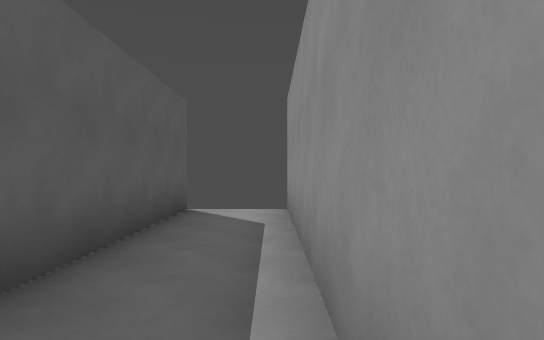
[1] (above)

15 first-person views from a walk through a level from a Godot 3-D game. The camera is 1.5 m above the floor, looks level and sees 75° across. The floor is counted in squares, 2 m on a side. Each view is taken from the middle of a square. On the plan, view 1 faces up. The plan holds only what a view shows up to about 11 squares ahead; the rest is blank.

[2]
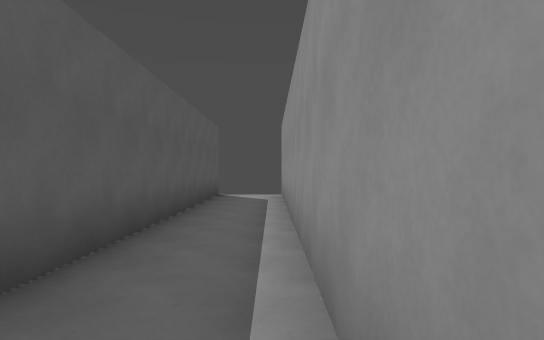

[3]
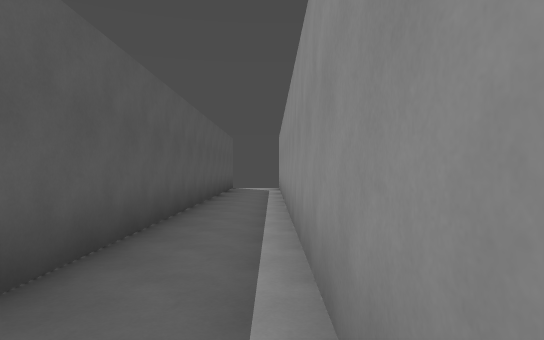

[4]
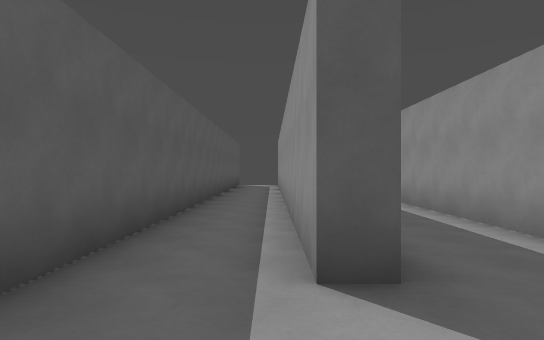

[5]
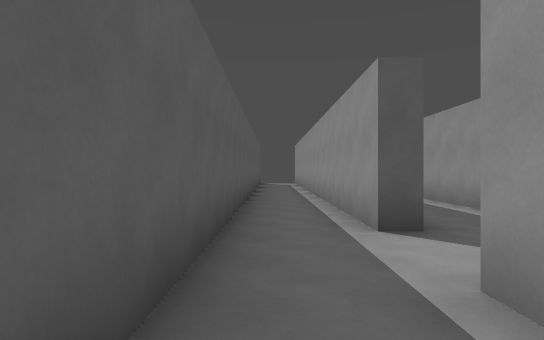

[6]
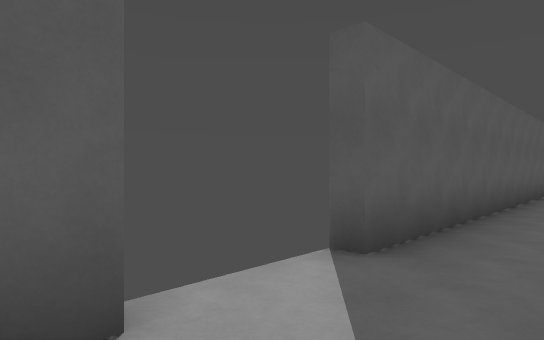

[7]
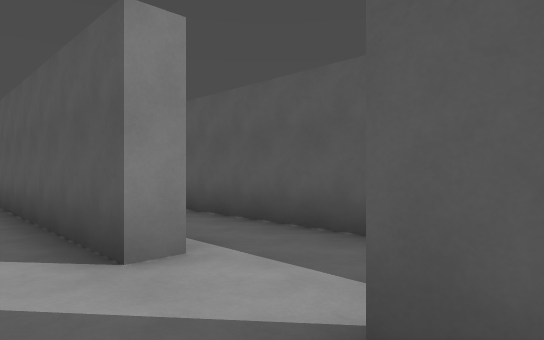

[8]
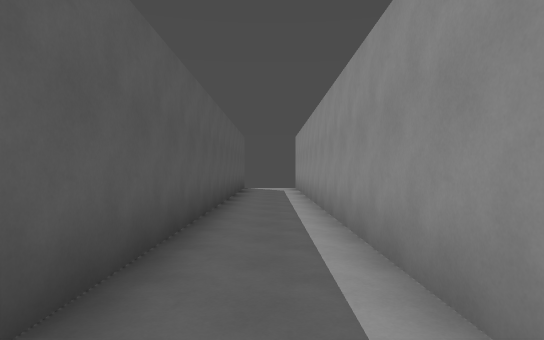

[9]
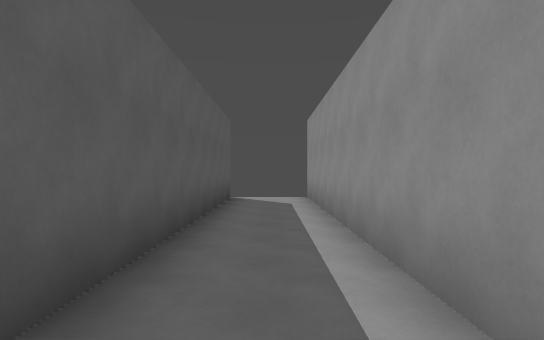

[10]
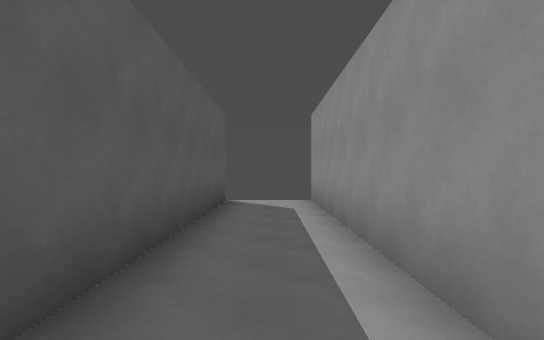

[11]
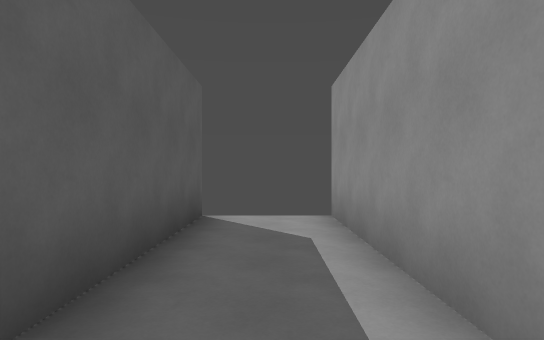

[12]
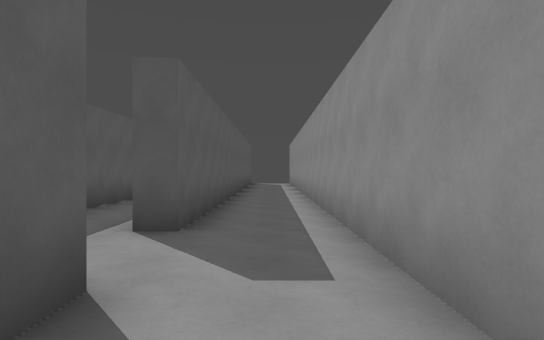

[13]
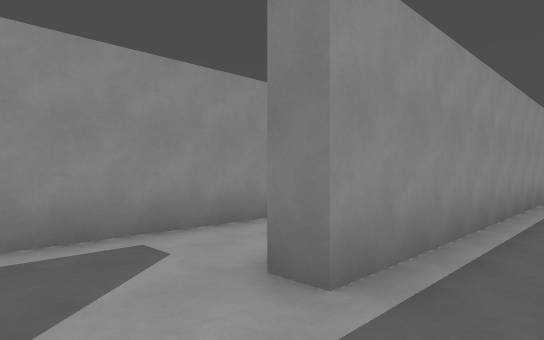

[14]
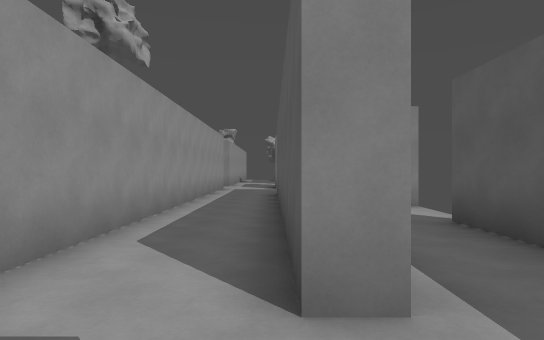

[15]
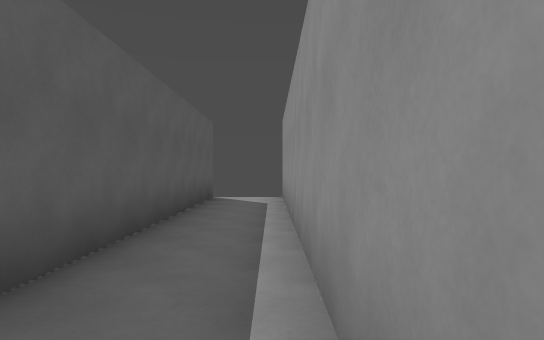

### Floor plan
Points are (right, up) in squares from view 1. A wall is a line through its corners. A room is listed if a view was taken in it or the views show most of it. See-through windows are left out.
Room 1 (views 1, 2, 3, 4, 5, 6, 13, 15)
walls: (0.3, -8.7) (0.3, 6.5); (-1.6, -16.2) (-1.6, -16.9); (0.3, -18.7) (0.3, -10.8); (-1.6, 6.9) (-1.6, -14.2)
ways out: opening at (1, -9.5) to room 2; gap at (-2, -14)
Room 2 (views 7, 8, 9, 10, 11, 12, 14)
walls: (0.3, -10.8) (0.9, -10.8) (0.9, -17.8); (3, -20) (3, 6.8); (0.9, 6.9) (0.9, -8.7) (0.3, -8.7)
ways out: opening at (1, -9.5) to room 1

Where each view was taken, in squares from view 1:
view 1: 0 up, 0 right, facing up
view 2: 4 down, 0 right, facing up
view 3: 8 down, 0 right, facing up
view 4: 11 down, 0 right, facing up
view 5: 13 down, 1 left, facing up
view 6: 17 down, 0 right, facing up-left
view 7: 8 down, 2 right, facing down-left
view 8: 8 down, 2 right, facing up
view 9: 3 down, 2 right, facing up
view 10: 2 down, 2 right, facing up
view 11: 1 up, 2 right, facing up
view 12: 13 down, 2 right, facing up
view 13: 9 down, 1 left, facing down-right
view 14: 9 down, 1 right, facing down
view 15: 3 down, 0 right, facing up
